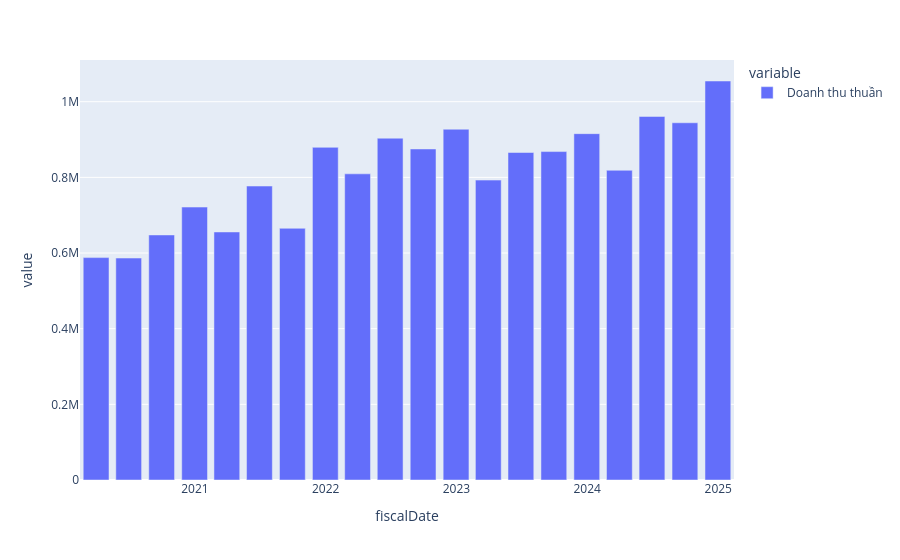

This figure's notebook cell:
### Code cell
px.bar(revni_ptc[REVENUE])

### Figure 1 — Plotly figure (JSON) as saved in the notebook; plotly's stock layout.template omitted (floating-point values rounded to 4 significant figures)
{"data": [{"hovertemplate": "variable=Doanh thu thuần<br>fiscalDate=%{x}<br>value=%{y}<extra></extra>", "legendgroup": "Doanh thu thuần", "marker": {"color": "#636efa", "pattern": {"shape": ""}}, "name": "Doanh thu thuần", "orientation": "v", "showlegend": true, "textposition": "auto", "type": "bar", "x": ["2020-03-31T00:00:00.000000000", "2020-06-30T00:00:00.000000000", "2020-09-30T00:00:00.000000000", "2020-12-31T00:00:00.000000000", "2021-03-31T00:00:00.000000000", "2021-06-30T00:00:00.000000000", "2021-09-30T00:00:00.000000000", "2021-12-31T00:00:00.000000000", "2022-03-31T00:00:00.000000000", "2022-06-30T00:00:00.000000000", "2022-09-30T00:00:00.000000000", "2022-12-31T00:00:00.000000000", "2023-03-31T00:00:00.000000000", "2023-06-30T00:00:00.000000000", "2023-09-30T00:00:00.000000000", "2023-12-31T00:00:00.000000000", "2024-03-31T00:00:00.000000000", "2024-06-30T00:00:00.000000000", "2024-09-30T00:00:00.000000000", "2024-12-31T00:00:00.000000000"], "xaxis": "x", "y": [587900.0, 586700.0, 647800.0, 721500.0, 655700.0, 777100.0, 665300.0, 879400.0, 809300.0, 903600.0, 875100.0, 927300.0, 792800.0, 865700.0, 868200.0, 915500.0, 818700.0, 961100.0, 944300.0, 1055000.0], "yaxis": "y"}], "layout": {"barmode": "relative", "legend": {"title": {"text": "variable"}, "tracegroupgap": 0}, "margin": {"t": 60}, "xaxis": {"anchor": "y", "domain": [0, 1], "title": {"text": "fiscalDate"}}, "yaxis": {"anchor": "x", "domain": [0, 1], "title": {"text": "value"}}}}
